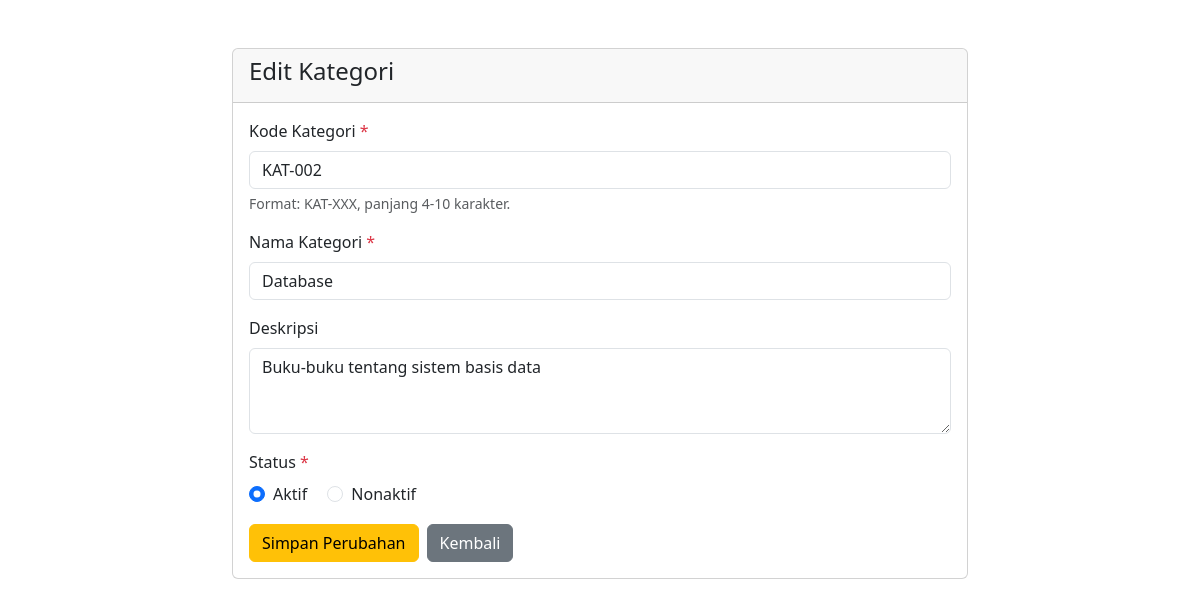
Page /edit.php?id=2 on the committed database.
### tables this page shows
CREATE TABLE `kategori` (
  `id_kategori` int(11) NOT NULL,
  `kode_kategori` varchar(10) NOT NULL,
  `nama_kategori` varchar(50) NOT NULL,
  `deskripsi` text DEFAULT NULL,
  `status` enum('Aktif','Nonaktif') DEFAULT 'Aktif',
  `created_at` timestamp NOT NULL DEFAULT current_timestamp()
);

### edit.php (the view, shortened to what this page needs)
<!DOCTYPE html>
<html lang="id">
<head>
    <link href="https://cdn.jsdelivr.net/npm/bootstrap@5.3.0/dist/css/bootstrap.min.css" rel="stylesheet">
</head>
<body>
    <?php
    require_once 'config/database.php';
    $id = isset($_GET['id']) ? (int)$_GET['id'] : 0;
    $ambil = $conn->prepare("SELECT * FROM kategori WHERE id_kategori = ?");
    $ambil->bind_param("i", $id);
    $ambil->execute();
    $result = $ambil->get_result();
    $data = $result->fetch_assoc();
    $kode      = $data['kode_kategori'];
    $nama      = $data['nama_kategori'];
    $deskripsi = $data['deskripsi'];
    $status    = $data['status'];
    ?>
    <div class="container mt-5">
        <div class="row justify-content-center">
            <div class="col-md-8">
                <div class="card">
                    <div class="card-header">
                        <h4>Edit Kategori</h4>
                    </div>
                    <div class="card-body">
                        <form method="POST">
                            <div class="mb-3">
                                <label class="form-label">Kode Kategori <span class="text-danger">*</span></label>
                                <input type="text" name="kode_kategori" class="form-control"
                                       value="<?= $kode ?>" placeholder="Contoh: KAT-001" required>
                                <div class="form-text">Format: KAT-XXX, panjang 4-10 karakter.</div>
                            </div>
                            <div class="mb-3">
                                <label class="form-label">Nama Kategori <span class="text-danger">*</span></label>
                                <input type="text" name="nama_kategori" class="form-control"
                                       value="<?= $nama ?>" placeholder="Masukkan nama kategori" required>
                            </div>
                            <div class="mb-3">
                                <label class="form-label">Deskripsi</label>
                                <textarea name="deskripsi" class="form-control" rows="3"
                                          placeholder="Keterangan kategori (opsional)"><?= $deskripsi ?></textarea>
                            </div>
                            <div class="mb-3">
                                <label class="form-label">Status <span class="text-danger">*</span></label><br>
                                <div class="form-check form-check-inline">
                                    <input class="form-check-input" type="radio" name="status"
                                           value="Aktif" <?= $status === 'Aktif' ? 'checked' : '' ?>>
                                    <label class="form-check-label">Aktif</label>
                                </div>
                                <div class="form-check form-check-inline">
                                    <input class="form-check-input" type="radio" name="status"
                                           value="Nonaktif" <?= $status === 'Nonaktif' ? 'checked' : '' ?>>
                                    <label class="form-check-label">Nonaktif</label>
                                </div>
                            </div>
                            <div class="d-flex gap-2">
                                <button type="submit" class="btn btn-warning">Simpan Perubahan</button>
                                <a href="index.php" class="btn btn-secondary">Kembali</a>
                            </div>
                        </form>
                    </div>
                </div>
            </div>
        </div>
    </div>
</body>
</html>

### rows in the picture
kategori: kode_kategori "KAT-002", nama_kategori "Database", deskripsi "Buku-buku tentang sistem basis data", status "☑"
